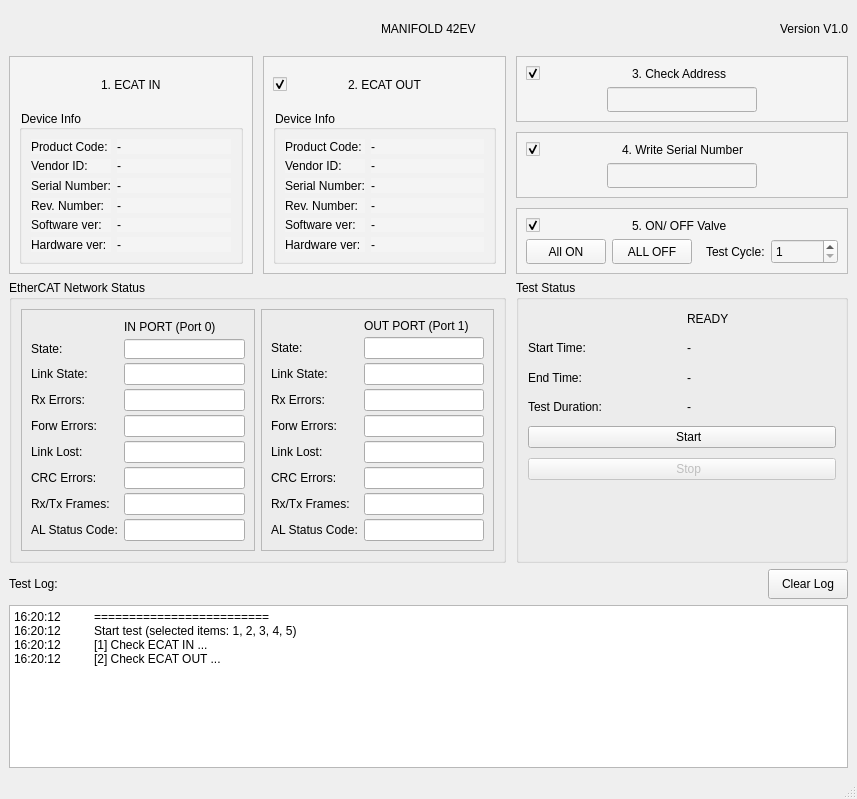
<?xml version="1.0" encoding="UTF-8"?>
<ui version="4.0">
 <class>MainWindow</class>
 <widget class="QMainWindow" name="MainWindow">
  <property name="geometry">
   <rect>
    <x>0</x>
    <y>0</y>
    <width>857</width>
    <height>799</height>
   </rect>
  </property>
  <property name="windowTitle">
   <string>MainWindow</string>
  </property>
  <property name="styleSheet">
   <string notr="true"/>
  </property>
  <widget class="QWidget" name="centralwidget">
   <property name="styleSheet">
    <string notr="true">QWidget#centralWidget {
    background-color: rgb(244, 244, 244);
}

QFrame#infoFrame {
    background-color: rgb(255, 255, 255);
}
</string>
   </property>
   <layout class="QVBoxLayout" name="verticalLayout_6" stretch="1,4,4,1,4">
    <item>
     <layout class="QHBoxLayout" name="Header" stretch="1,1,1">
      <item alignment="Qt::AlignmentFlag::AlignLeft">
       <widget class="QLabel" name="Company_Logo">
        <property name="text">
         <string>&lt;html&gt;&lt;head/&gt;&lt;body&gt;&lt;p&gt;&lt;br/&gt;&lt;/p&gt;&lt;/body&gt;&lt;/html&gt;</string>
        </property>
       </widget>
      </item>
      <item alignment="Qt::AlignmentFlag::AlignHCenter|Qt::AlignmentFlag::AlignVCenter">
       <widget class="QLabel" name="App_Name">
        <property name="styleSheet">
         <string notr="true">font: 700 16pt &quot;Segoe UI&quot;;</string>
        </property>
        <property name="text">
         <string>MANIFOLD 42EV</string>
        </property>
       </widget>
      </item>
      <item alignment="Qt::AlignmentFlag::AlignRight|Qt::AlignmentFlag::AlignVCenter">
       <widget class="QLabel" name="App_Version">
        <property name="text">
         <string>Version V1.0</string>
        </property>
       </widget>
      </item>
     </layout>
    </item>
    <item>
     <layout class="QHBoxLayout" name="horizontalLayout_12" stretch="3,2">
      <property name="spacing">
       <number>10</number>
      </property>
      <item>
       <layout class="QHBoxLayout" name="horizontalLayout_7" stretch="1,1">
        <item>
         <widget class="QFrame" name="frame">
          <property name="styleSheet">
           <string notr="true">background-color: rgb(244, 244, 244);
</string>
          </property>
          <property name="frameShape">
           <enum>QFrame::Shape::StyledPanel</enum>
          </property>
          <property name="frameShadow">
           <enum>QFrame::Shadow::Raised</enum>
          </property>
          <layout class="QVBoxLayout" name="verticalLayout" stretch="1,4">
           <item alignment="Qt::AlignmentFlag::AlignHCenter">
            <widget class="QLabel" name="label">
             <property name="styleSheet">
              <string notr="true">font: 700 10pt &quot;Segoe UI&quot;;</string>
             </property>
             <property name="text">
              <string>1. ECAT IN</string>
             </property>
            </widget>
           </item>
           <item>
            <widget class="QGroupBox" name="groupBox">
             <property name="title">
              <string>Device Info</string>
             </property>
             <layout class="QGridLayout" name="gridLayout" columnstretch="1,2">
              <property name="horizontalSpacing">
               <number>6</number>
              </property>
              <property name="verticalSpacing">
               <number>5</number>
              </property>
              <item row="0" column="0">
               <widget class="QLabel" name="label_9">
                <property name="text">
                 <string>Product Code:</string>
                </property>
               </widget>
              </item>
              <item row="0" column="1">
               <widget class="QLabel" name="Product_Code_1_textBox">
                <property name="text">
                 <string>-</string>
                </property>
               </widget>
              </item>
              <item row="1" column="0">
               <widget class="QLabel" name="label_12">
                <property name="text">
                 <string>Vendor ID:</string>
                </property>
               </widget>
              </item>
              <item row="1" column="1">
               <widget class="QLabel" name="Vendor_ID_1_textBox">
                <property name="text">
                 <string>-</string>
                </property>
               </widget>
              </item>
              <item row="2" column="0">
               <widget class="QLabel" name="label_14">
                <property name="text">
                 <string>Serial Number:</string>
                </property>
               </widget>
              </item>
              <item row="2" column="1">
               <widget class="QLabel" name="Serial_Number_1_textBox">
                <property name="text">
                 <string>-</string>
                </property>
               </widget>
              </item>
              <item row="3" column="0">
               <widget class="QLabel" name="label_16">
                <property name="text">
                 <string>Rev. Number:</string>
                </property>
               </widget>
              </item>
              <item row="3" column="1">
               <widget class="QLabel" name="Rev_Number_1_textBox">
                <property name="text">
                 <string>-</string>
                </property>
               </widget>
              </item>
              <item row="4" column="0">
               <widget class="QLabel" name="label_18">
                <property name="text">
                 <string>Software ver:</string>
                </property>
               </widget>
              </item>
              <item row="4" column="1">
               <widget class="QLabel" name="Software_Ver_1_textBox">
                <property name="text">
                 <string>-</string>
                </property>
               </widget>
              </item>
              <item row="5" column="0">
               <widget class="QLabel" name="label_20">
                <property name="text">
                 <string>Hardware ver:</string>
                </property>
               </widget>
              </item>
              <item row="5" column="1">
               <widget class="QLabel" name="Hardware_Ver_1_textBox">
                <property name="text">
                 <string>-</string>
                </property>
               </widget>
              </item>
             </layout>
            </widget>
           </item>
          </layout>
         </widget>
        </item>
        <item>
         <widget class="QFrame" name="frame_4">
          <property name="styleSheet">
           <string notr="true">background-color: rgb(244, 244, 244);</string>
          </property>
          <property name="frameShape">
           <enum>QFrame::Shape::StyledPanel</enum>
          </property>
          <property name="frameShadow">
           <enum>QFrame::Shadow::Raised</enum>
          </property>
          <layout class="QVBoxLayout" name="verticalLayout_4" stretch="1,4">
           <item>
            <layout class="QHBoxLayout" name="horizontalLayout_5">
             <item>
              <widget class="QCheckBox" name="Ecat_Out_checkBox">
               <property name="text">
                <string/>
               </property>
               <property name="checked">
                <bool>true</bool>
               </property>
              </widget>
             </item>
             <item>
              <widget class="QLabel" name="label_5">
               <property name="styleSheet">
                <string notr="true">font: 700 10pt &quot;Segoe UI&quot;;</string>
               </property>
               <property name="text">
                <string>2. ECAT OUT</string>
               </property>
              </widget>
             </item>
             <item alignment="Qt::AlignmentFlag::AlignRight">
              <widget class="QLabel" name="Ecat_Out_Icon">
               <property name="text">
                <string/>
               </property>
              </widget>
             </item>
            </layout>
           </item>
           <item>
            <widget class="QGroupBox" name="groupBox_3">
             <property name="title">
              <string>Device Info</string>
             </property>
             <layout class="QGridLayout" name="gridLayout_3" columnstretch="1,2">
              <property name="verticalSpacing">
               <number>5</number>
              </property>
              <item row="0" column="0">
               <widget class="QLabel" name="label_27">
                <property name="text">
                 <string>Product Code:</string>
                </property>
               </widget>
              </item>
              <item row="0" column="1">
               <widget class="QLabel" name="Product_Code_2_textBox">
                <property name="text">
                 <string>-</string>
                </property>
               </widget>
              </item>
              <item row="1" column="0">
               <widget class="QLabel" name="label_29">
                <property name="text">
                 <string>Vendor ID:</string>
                </property>
               </widget>
              </item>
              <item row="1" column="1">
               <widget class="QLabel" name="Vendor_ID_2_textBox">
                <property name="text">
                 <string>-</string>
                </property>
               </widget>
              </item>
              <item row="2" column="0">
               <widget class="QLabel" name="label_31">
                <property name="text">
                 <string>Serial Number:</string>
                </property>
               </widget>
              </item>
              <item row="2" column="1">
               <widget class="QLabel" name="Serial_Number_2_textBox">
                <property name="text">
                 <string>-</string>
                </property>
               </widget>
              </item>
              <item row="3" column="0">
               <widget class="QLabel" name="label_33">
                <property name="text">
                 <string>Rev. Number:</string>
                </property>
               </widget>
              </item>
              <item row="3" column="1">
               <widget class="QLabel" name="Rev_Number_2_textBox">
                <property name="text">
                 <string>-</string>
                </property>
               </widget>
              </item>
              <item row="4" column="0">
               <widget class="QLabel" name="label_35">
                <property name="text">
                 <string>Software ver:</string>
                </property>
               </widget>
              </item>
              <item row="4" column="1">
               <widget class="QLabel" name="Software_Ver_2_textBox">
                <property name="text">
                 <string>-</string>
                </property>
               </widget>
              </item>
              <item row="5" column="0">
               <widget class="QLabel" name="label_37">
                <property name="text">
                 <string>Hardware ver:</string>
                </property>
               </widget>
              </item>
              <item row="5" column="1">
               <widget class="QLabel" name="Hardware_Ver_2_textBox">
                <property name="text">
                 <string>-</string>
                </property>
               </widget>
              </item>
             </layout>
            </widget>
           </item>
          </layout>
         </widget>
        </item>
       </layout>
      </item>
      <item>
       <layout class="QVBoxLayout" name="verticalLayout_8">
        <item>
         <widget class="QFrame" name="frame_2">
          <property name="styleSheet">
           <string notr="true">background-color: rgb(244, 244, 244);</string>
          </property>
          <property name="frameShape">
           <enum>QFrame::Shape::StyledPanel</enum>
          </property>
          <property name="frameShadow">
           <enum>QFrame::Shadow::Raised</enum>
          </property>
          <layout class="QVBoxLayout" name="verticalLayout_2" stretch="1,10">
           <item>
            <layout class="QHBoxLayout" name="horizontalLayout">
             <item>
              <widget class="QCheckBox" name="Check_Address_checkBox">
               <property name="text">
                <string/>
               </property>
               <property name="checked">
                <bool>true</bool>
               </property>
              </widget>
             </item>
             <item>
              <widget class="QLabel" name="label_3">
               <property name="styleSheet">
                <string notr="true">font: 700 10pt &quot;Segoe UI&quot;;</string>
               </property>
               <property name="text">
                <string>3. Check Address</string>
               </property>
              </widget>
             </item>
             <item alignment="Qt::AlignmentFlag::AlignRight">
              <widget class="QLabel" name="Check_Address_Icon">
               <property name="text">
                <string/>
               </property>
              </widget>
             </item>
            </layout>
           </item>
           <item>
            <layout class="QHBoxLayout" name="horizontalLayout_2">
             <item>
              <spacer name="horizontalSpacer">
               <property name="orientation">
                <enum>Qt::Orientation::Horizontal</enum>
               </property>
               <property name="sizeHint" stdset="0">
                <size>
                 <width>40</width>
                 <height>20</height>
                </size>
               </property>
              </spacer>
             </item>
             <item alignment="Qt::AlignmentFlag::AlignVCenter">
              <widget class="QLineEdit" name="Check_Address_textBox">
               <property name="minimumSize">
                <size>
                 <width>150</width>
                 <height>25</height>
                </size>
               </property>
               <property name="text">
                <string/>
               </property>
              </widget>
             </item>
             <item>
              <spacer name="horizontalSpacer_2">
               <property name="orientation">
                <enum>Qt::Orientation::Horizontal</enum>
               </property>
               <property name="sizeHint" stdset="0">
                <size>
                 <width>40</width>
                 <height>20</height>
                </size>
               </property>
              </spacer>
             </item>
            </layout>
           </item>
          </layout>
         </widget>
        </item>
        <item>
         <widget class="QFrame" name="frame_3">
          <property name="styleSheet">
           <string notr="true">background-color: rgb(244, 244, 244);</string>
          </property>
          <property name="frameShape">
           <enum>QFrame::Shape::StyledPanel</enum>
          </property>
          <property name="frameShadow">
           <enum>QFrame::Shadow::Raised</enum>
          </property>
          <layout class="QVBoxLayout" name="verticalLayout_3" stretch="1,0">
           <item>
            <layout class="QHBoxLayout" name="horizontalLayout_3">
             <item>
              <widget class="QCheckBox" name="Write_Serial_Number_checkBox">
               <property name="text">
                <string/>
               </property>
               <property name="checked">
                <bool>true</bool>
               </property>
              </widget>
             </item>
             <item>
              <widget class="QLabel" name="label_4">
               <property name="styleSheet">
                <string notr="true">font: 700 10pt &quot;Segoe UI&quot;;</string>
               </property>
               <property name="text">
                <string>4. Write Serial Number</string>
               </property>
              </widget>
             </item>
             <item alignment="Qt::AlignmentFlag::AlignRight">
              <widget class="QLabel" name="Write_Serial_Number_Icon">
               <property name="text">
                <string/>
               </property>
              </widget>
             </item>
            </layout>
           </item>
           <item>
            <layout class="QHBoxLayout" name="horizontalLayout_4">
             <item>
              <spacer name="horizontalSpacer_3">
               <property name="orientation">
                <enum>Qt::Orientation::Horizontal</enum>
               </property>
               <property name="sizeHint" stdset="0">
                <size>
                 <width>40</width>
                 <height>20</height>
                </size>
               </property>
              </spacer>
             </item>
             <item alignment="Qt::AlignmentFlag::AlignVCenter">
              <widget class="QLineEdit" name="lineEdit_2">
               <property name="minimumSize">
                <size>
                 <width>150</width>
                 <height>25</height>
                </size>
               </property>
               <property name="text">
                <string/>
               </property>
              </widget>
             </item>
             <item>
              <spacer name="horizontalSpacer_4">
               <property name="orientation">
                <enum>Qt::Orientation::Horizontal</enum>
               </property>
               <property name="sizeHint" stdset="0">
                <size>
                 <width>40</width>
                 <height>20</height>
                </size>
               </property>
              </spacer>
             </item>
            </layout>
           </item>
          </layout>
         </widget>
        </item>
        <item>
         <widget class="QFrame" name="frame_5">
          <property name="styleSheet">
           <string notr="true">background-color: rgb(244, 244, 244);</string>
          </property>
          <property name="frameShape">
           <enum>QFrame::Shape::StyledPanel</enum>
          </property>
          <property name="frameShadow">
           <enum>QFrame::Shadow::Raised</enum>
          </property>
          <layout class="QVBoxLayout" name="verticalLayout_5">
           <item>
            <layout class="QHBoxLayout" name="horizontalLayout_6">
             <item>
              <widget class="QCheckBox" name="On_Off_Valve_checkBox">
               <property name="text">
                <string/>
               </property>
               <property name="checked">
                <bool>true</bool>
               </property>
              </widget>
             </item>
             <item>
              <widget class="QLabel" name="label_6">
               <property name="styleSheet">
                <string notr="true">font: 700 10pt &quot;Segoe UI&quot;;</string>
               </property>
               <property name="text">
                <string>5. ON/ OFF Valve</string>
               </property>
              </widget>
             </item>
             <item alignment="Qt::AlignmentFlag::AlignRight">
              <widget class="QLabel" name="On_Off_Valve_Icon">
               <property name="text">
                <string/>
               </property>
              </widget>
             </item>
            </layout>
           </item>
           <item>
            <layout class="QHBoxLayout" name="horizontalLayout_8">
             <item>
              <widget class="QPushButton" name="On_Valve_Button">
               <property name="minimumSize">
                <size>
                 <width>0</width>
                 <height>25</height>
                </size>
               </property>
               <property name="text">
                <string>All ON</string>
               </property>
              </widget>
             </item>
             <item>
              <widget class="QPushButton" name="Off_Valve_Button">
               <property name="minimumSize">
                <size>
                 <width>0</width>
                 <height>25</height>
                </size>
               </property>
               <property name="text">
                <string>ALL OFF</string>
               </property>
              </widget>
             </item>
             <item alignment="Qt::AlignmentFlag::AlignRight">
              <widget class="QLabel" name="label_39">
               <property name="text">
                <string>Test Cycle:</string>
               </property>
              </widget>
             </item>
             <item>
              <widget class="QSpinBox" name="Cycle_Test_Spin">
               <property name="minimumSize">
                <size>
                 <width>0</width>
                 <height>25</height>
                </size>
               </property>
               <property name="minimum">
                <number>1</number>
               </property>
               <property name="value">
                <number>1</number>
               </property>
              </widget>
             </item>
            </layout>
           </item>
          </layout>
         </widget>
        </item>
       </layout>
      </item>
     </layout>
    </item>
    <item>
     <layout class="QHBoxLayout" name="horizontalLayout_11" stretch="3,2">
      <property name="spacing">
       <number>10</number>
      </property>
      <item>
       <widget class="QGroupBox" name="groupBox_2">
        <property name="title">
         <string>EtherCAT Network Status</string>
        </property>
        <layout class="QHBoxLayout" name="horizontalLayout_10">
         <item>
          <widget class="QFrame" name="frame_6">
           <property name="frameShape">
            <enum>QFrame::Shape::StyledPanel</enum>
           </property>
           <property name="frameShadow">
            <enum>QFrame::Shadow::Raised</enum>
           </property>
           <layout class="QGridLayout" name="gridLayout_2">
            <property name="verticalSpacing">
             <number>4</number>
            </property>
            <item row="0" column="1">
             <widget class="QLabel" name="label_8">
              <property name="text">
               <string>IN PORT (Port 0)</string>
              </property>
             </widget>
            </item>
            <item row="1" column="0">
             <widget class="QLabel" name="label_25">
              <property name="text">
               <string>State:</string>
              </property>
             </widget>
            </item>
            <item row="1" column="1">
             <widget class="QLineEdit" name="State_Slave1_textBox">
              <property name="minimumSize">
               <size>
                <width>0</width>
                <height>20</height>
               </size>
              </property>
              <property name="maximumSize">
               <size>
                <width>16777215</width>
                <height>20</height>
               </size>
              </property>
              <property name="text">
               <string/>
              </property>
             </widget>
            </item>
            <item row="2" column="0">
             <widget class="QLabel" name="label_26">
              <property name="text">
               <string>Link State:</string>
              </property>
             </widget>
            </item>
            <item row="2" column="1">
             <widget class="QLineEdit" name="Link_State_Slave1_textBox">
              <property name="text">
               <string/>
              </property>
             </widget>
            </item>
            <item row="3" column="0">
             <widget class="QLabel" name="label_22">
              <property name="text">
               <string>Rx Errors:</string>
              </property>
             </widget>
            </item>
            <item row="3" column="1">
             <widget class="QLineEdit" name="Rx_Error_Slave1_textBox">
              <property name="text">
               <string/>
              </property>
             </widget>
            </item>
            <item row="4" column="0">
             <widget class="QLabel" name="label_23">
              <property name="text">
               <string>Forw Errors:</string>
              </property>
             </widget>
            </item>
            <item row="4" column="1">
             <widget class="QLineEdit" name="Forw_Error_Slave1_textBox">
              <property name="text">
               <string/>
              </property>
             </widget>
            </item>
            <item row="5" column="0">
             <widget class="QLabel" name="label_24">
              <property name="text">
               <string>Link Lost:</string>
              </property>
             </widget>
            </item>
            <item row="5" column="1">
             <widget class="QLineEdit" name="Link_Lost_Slave1_textBox">
              <property name="text">
               <string/>
              </property>
             </widget>
            </item>
            <item row="6" column="0">
             <widget class="QLabel" name="label_40">
              <property name="text">
               <string>CRC Errors:</string>
              </property>
             </widget>
            </item>
            <item row="7" column="0">
             <widget class="QLabel" name="label_48">
              <property name="text">
               <string>Rx/Tx Frames:</string>
              </property>
             </widget>
            </item>
            <item row="7" column="1">
             <widget class="QLineEdit" name="Rx_Tx_Frame_Slave1_textBox">
              <property name="text">
               <string/>
              </property>
             </widget>
            </item>
            <item row="8" column="0">
             <widget class="QLabel" name="label_49">
              <property name="text">
               <string>AL Status Code:</string>
              </property>
             </widget>
            </item>
            <item row="8" column="1">
             <widget class="QLineEdit" name="AL_Status_Code_Slave1_textBox">
              <property name="text">
               <string/>
              </property>
             </widget>
            </item>
            <item row="6" column="1">
             <widget class="QLineEdit" name="CRC_Errors_Slave1_textBox">
              <property name="text">
               <string/>
              </property>
             </widget>
            </item>
           </layout>
          </widget>
         </item>
         <item>
          <widget class="QFrame" name="frame_7">
           <property name="frameShape">
            <enum>QFrame::Shape::StyledPanel</enum>
           </property>
           <property name="frameShadow">
            <enum>QFrame::Shadow::Raised</enum>
           </property>
           <layout class="QGridLayout" name="gridLayout_6">
            <property name="verticalSpacing">
             <number>4</number>
            </property>
            <item row="4" column="0">
             <widget class="QLabel" name="label_64">
              <property name="text">
               <string>Forw Errors:</string>
              </property>
             </widget>
            </item>
            <item row="6" column="1">
             <widget class="QLineEdit" name="CRC_Error_Slave2_textBox">
              <property name="text">
               <string/>
              </property>
             </widget>
            </item>
            <item row="2" column="0">
             <widget class="QLabel" name="label_62">
              <property name="text">
               <string>Link State:</string>
              </property>
             </widget>
            </item>
            <item row="0" column="1">
             <widget class="QLabel" name="label_60">
              <property name="text">
               <string>OUT PORT (Port 1)</string>
              </property>
             </widget>
            </item>
            <item row="1" column="0">
             <widget class="QLabel" name="label_61">
              <property name="text">
               <string>State:</string>
              </property>
             </widget>
            </item>
            <item row="8" column="1">
             <widget class="QLineEdit" name="AL_Status_Code_Slave2_textBox">
              <property name="text">
               <string/>
              </property>
             </widget>
            </item>
            <item row="2" column="1">
             <widget class="QLineEdit" name="Link_State_Slave2_textBox">
              <property name="text">
               <string/>
              </property>
             </widget>
            </item>
            <item row="8" column="0">
             <widget class="QLabel" name="label_68">
              <property name="text">
               <string>AL Status Code:</string>
              </property>
             </widget>
            </item>
            <item row="6" column="0">
             <widget class="QLabel" name="label_66">
              <property name="text">
               <string>CRC Errors:</string>
              </property>
             </widget>
            </item>
            <item row="3" column="1">
             <widget class="QLineEdit" name="Rx_Error_Slave2_textBox">
              <property name="text">
               <string/>
              </property>
             </widget>
            </item>
            <item row="4" column="1">
             <widget class="QLineEdit" name="Forw_Error_Slave2_textBox">
              <property name="text">
               <string/>
              </property>
             </widget>
            </item>
            <item row="5" column="1">
             <widget class="QLineEdit" name="Link_Lost_Slave2_textBox">
              <property name="text">
               <string/>
              </property>
             </widget>
            </item>
            <item row="7" column="1">
             <widget class="QLineEdit" name="Rx_Tx_Frame_Slave2_textBox">
              <property name="text">
               <string/>
              </property>
             </widget>
            </item>
            <item row="5" column="0">
             <widget class="QLabel" name="label_65">
              <property name="text">
               <string>Link Lost:</string>
              </property>
             </widget>
            </item>
            <item row="1" column="1">
             <widget class="QLineEdit" name="State_Slave2_textBox">
              <property name="text">
               <string/>
              </property>
             </widget>
            </item>
            <item row="7" column="0">
             <widget class="QLabel" name="label_67">
              <property name="text">
               <string>Rx/Tx Frames:</string>
              </property>
             </widget>
            </item>
            <item row="3" column="0">
             <widget class="QLabel" name="label_63">
              <property name="text">
               <string>Rx Errors:</string>
              </property>
             </widget>
            </item>
           </layout>
          </widget>
         </item>
        </layout>
       </widget>
      </item>
      <item>
       <layout class="QHBoxLayout" name="horizontalLayout_9">
        <item>
         <widget class="QGroupBox" name="groupBox_4">
          <property name="title">
           <string>Test Status</string>
          </property>
          <layout class="QVBoxLayout" name="verticalLayout_7" stretch="3,2,2,2">
           <property name="spacing">
            <number>10</number>
           </property>
           <item>
            <layout class="QGridLayout" name="gridLayout_4" rowminimumheight="2,1,1,1">
             <item row="2" column="0">
              <widget class="QLabel" name="label_43">
               <property name="text">
                <string>End Time:</string>
               </property>
              </widget>
             </item>
             <item row="2" column="1">
              <widget class="QLabel" name="End_Test_Time_textBox">
               <property name="text">
                <string>-</string>
               </property>
              </widget>
             </item>
             <item row="3" column="0">
              <widget class="QLabel" name="label_44">
               <property name="text">
                <string>Test Duration:</string>
               </property>
              </widget>
             </item>
             <item row="1" column="1">
              <widget class="QLabel" name="Start_Test_Time_textBox">
               <property name="text">
                <string>-</string>
               </property>
              </widget>
             </item>
             <item row="3" column="1">
              <widget class="QLabel" name="Test_Duration_textBox">
               <property name="text">
                <string>-</string>
               </property>
              </widget>
             </item>
             <item row="1" column="0">
              <widget class="QLabel" name="label_42">
               <property name="text">
                <string>Start Time:</string>
               </property>
              </widget>
             </item>
             <item row="0" column="1">
              <widget class="QLabel" name="Result_Test_textBox">
               <property name="styleSheet">
                <string notr="true">font: 700 20pt &quot;Segoe UI&quot; ;

</string>
               </property>
               <property name="text">
                <string>READY</string>
               </property>
              </widget>
             </item>
             <item row="0" column="0" alignment="Qt::AlignmentFlag::AlignHCenter|Qt::AlignmentFlag::AlignVCenter">
              <widget class="QLabel" name="Test_Status_Icon">
               <property name="text">
                <string/>
               </property>
              </widget>
             </item>
            </layout>
           </item>
           <item>
            <widget class="QPushButton" name="Start_Test_button">
             <property name="styleSheet">
              <string notr="true">font: 700 12pt &quot;Segoe UI&quot; ;</string>
             </property>
             <property name="text">
              <string>    Start</string>
             </property>
             <property name="icon">
              <iconset resource="resource_icon.qrc">
               <normaloff>:/img/img/start_button.png</normaloff>:/img/img/start_button.png</iconset>
             </property>
            </widget>
           </item>
           <item>
            <widget class="QPushButton" name="Stop_Test_button">
             <property name="enabled">
              <bool>false</bool>
             </property>
             <property name="styleSheet">
              <string notr="true">font: 700 12pt &quot;Segoe UI&quot; ;</string>
             </property>
             <property name="text">
              <string>    Stop</string>
             </property>
             <property name="icon">
              <iconset resource="resource_icon.qrc">
               <normaloff>:/img/img/stop_button.png</normaloff>:/img/img/stop_button.png</iconset>
             </property>
            </widget>
           </item>
           <item>
            <spacer name="verticalSpacer">
             <property name="orientation">
              <enum>Qt::Orientation::Vertical</enum>
             </property>
             <property name="sizeHint" stdset="0">
              <size>
               <width>20</width>
               <height>40</height>
              </size>
             </property>
            </spacer>
           </item>
          </layout>
         </widget>
        </item>
       </layout>
      </item>
     </layout>
    </item>
    <item>
     <layout class="QHBoxLayout" name="horizontalLayout_13">
      <item alignment="Qt::AlignmentFlag::AlignLeft">
       <widget class="QLabel" name="label_7">
        <property name="text">
         <string>Test Log:</string>
        </property>
       </widget>
      </item>
      <item alignment="Qt::AlignmentFlag::AlignRight">
       <widget class="QPushButton" name="Clear_Log_button">
        <property name="minimumSize">
         <size>
          <width>0</width>
          <height>30</height>
         </size>
        </property>
        <property name="text">
         <string>Clear Log</string>
        </property>
       </widget>
      </item>
     </layout>
    </item>
    <item>
     <widget class="QPlainTextEdit" name="Log_textBox">
      <property name="plainText">
       <string>16:20:12	=========================
16:20:12	Start test (selected items: 1, 2, 3, 4, 5)
16:20:12	[1] Check ECAT IN ...
16:20:12	[2] Check ECAT OUT ...</string>
      </property>
     </widget>
    </item>
   </layout>
  </widget>
  <widget class="QMenuBar" name="menubar">
   <property name="geometry">
    <rect>
     <x>0</x>
     <y>0</y>
     <width>857</width>
     <height>21</height>
    </rect>
   </property>
  </widget>
  <widget class="QStatusBar" name="statusbar"/>
 </widget>
 <resources>
  <include location="resource_icon.qrc"/>
 </resources>
 <connections/>
</ui>
